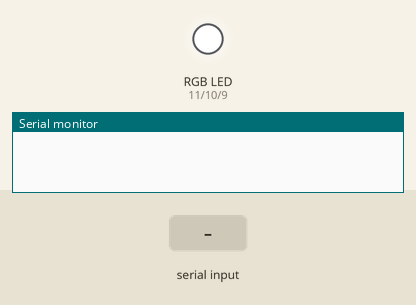
Simulated run of this sketch. Board: Arduino Uno, built with avr-gcc and run on an emulated ATmega328P. Parts: an RGB LED mixed from three pins (HIGH = lit), the last lines printed to the serial monitor. The test bench sets the inputs (shaded band).

Above: at 1.2 s.
1.3 s: "R90\n" received over Serial
At 2.4 s:
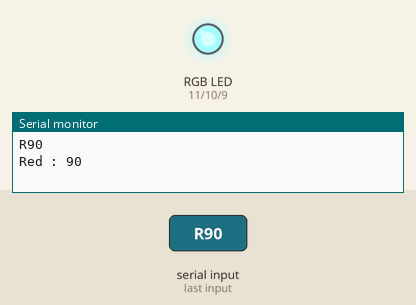
2.8 s: "R,45\n" received over Serial
At 3.6 s:
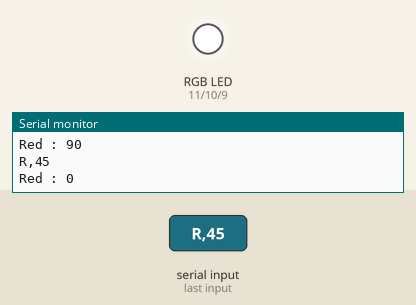
4.3 s: "G90\n" received over Serial
At 4.7 s:
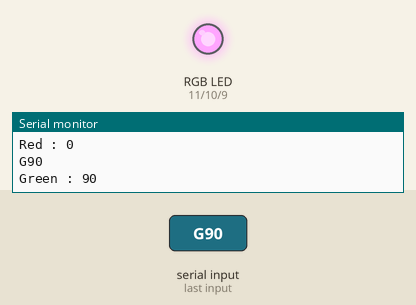
5.8 s: "G,45\n" received over Serial
At 7.0 s:
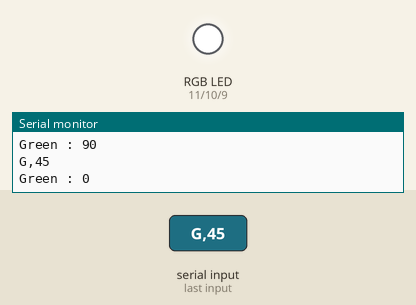
7.3 s: "B90\n" received over Serial
At 8.2 s:
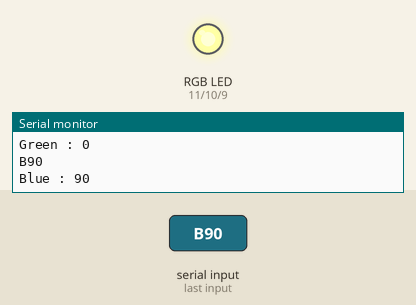
8.8 s: "B,45\n" received over Serial
At 9.4 s:
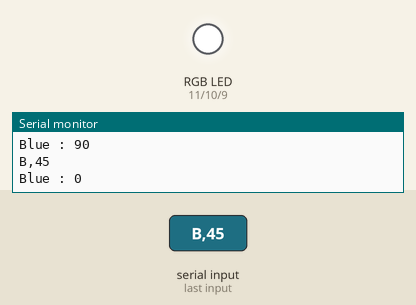
Timing chart, 0 to 11.3 s (numbered marks = the images above; inputs shaded):
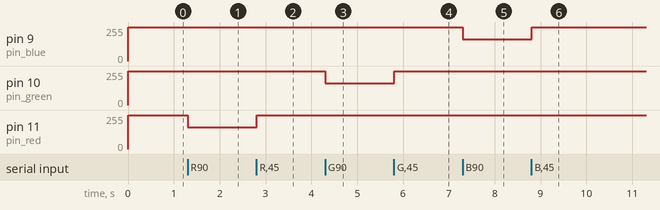

The sketch:

CH_28_02.ino
```cpp
int pin_red = 11;
int pin_green = 10;
int pin_blue = 9;

String buffer = "";

void setup(){
  pinMode(pin_red, OUTPUT);
  pinMode(pin_green, OUTPUT);
  pinMode(pin_blue, OUTPUT);

  analogWrite(pin_red, 255);    // 꺼진 상태로 시작
  analogWrite(pin_green, 255);
  analogWrite(pin_blue, 255);

  Serial.begin(9600);
}

void loop(){
  if(Serial.available()){
    char data = Serial.read();
    if(data == '\n'){     // 문자열 수신 종료
      Serial.println(buffer);
      if(buffer.length() > 1){
        int brightness = buffer.substring(1).toInt();   // 값 추출
        switch(buffer[0]){      // 각 색상 성분 제어
        case 'R':
          analogWrite(pin_red, 255 - brightness);
          Serial.println(String("Red : ") + brightness);
          break;
        case 'G':
          analogWrite(pin_green, 255 - brightness);
          Serial.println(String("Green : ") + brightness);
          break;
        case 'B':
          analogWrite(pin_blue, 255 - brightness);
          Serial.println(String("Blue : ") + brightness);
          break;
        }
      }
      buffer = "";
    }
    else buffer = buffer + data;
  }
}
```

Measured:
- after the input at 1.3 s, pin 11 (pin_red): 255/255 → 165/255 at once
- after the input at 2.8 s, pin 11 (pin_red): 165/255 → 255/255 at once
- after the input at 4.3 s, pin 10 (pin_green): 255/255 → 165/255 at once
- after the input at 5.8 s, pin 10 (pin_green): 165/255 → 255/255 at once
- after the input at 7.3 s, pin 9 (pin_blue): 255/255 → 165/255 at once
- after the input at 8.8 s, pin 9 (pin_blue): 165/255 → 255/255 at once
